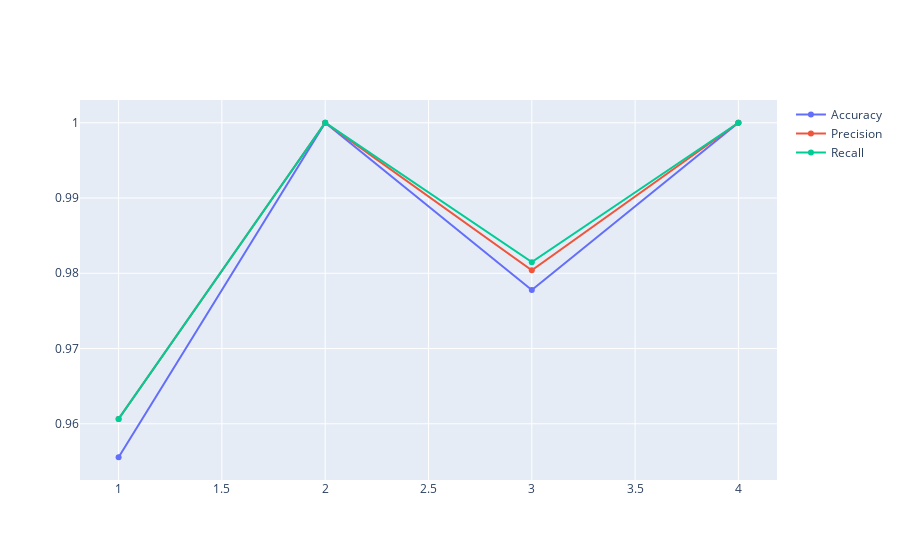

Notebook code for this chart:
### Code cell
fig3 = go.Figure()
fig3.add_trace(go.Scatter(x=feats, y=acc_arr, name="Accuracy"))
fig3.add_trace(go.Scatter(x=feats, y=p_arr, name="Precision"))
fig3.add_trace(go.Scatter(x=feats, y=r_arr, name="Recall"))
fig3.show()

### Figure 1 — Plotly figure (JSON) as saved in the notebook; plotly's stock layout.template omitted (floating-point values rounded to 4 significant figures)
{"data": [{"name": "Accuracy", "type": "scatter", "x": [1, 2, 3, 4], "y": [0.9556, 1, 0.9778, 1]}, {"name": "Precision", "type": "scatter", "x": [1, 2, 3, 4], "y": [0.9606, 1, 0.9804, 1]}, {"name": "Recall", "type": "scatter", "x": [1, 2, 3, 4], "y": [0.9606, 1, 0.9815, 1]}], "layout": {}}
